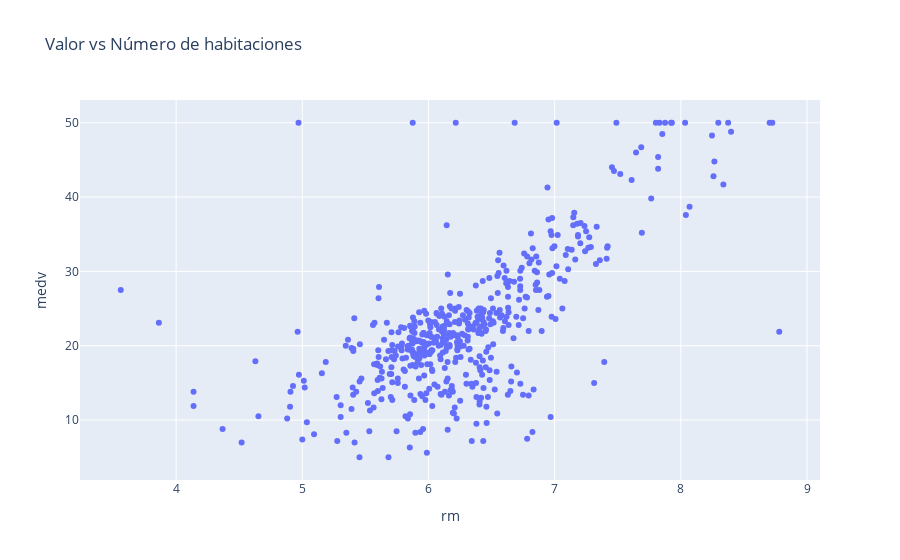

Notebook source saved alongside this figure:
### Code cell
# Dispersion simple
px.scatter(df, x='rm', y='medv', title='Valor vs Número de habitaciones').show()

### Figure 1 — Plotly figure (JSON) as saved in the notebook; plotly's stock layout.template omitted (floating-point values rounded to 4 significant figures; data arrays with more than 128 entries replaced by an {"elided": "..."} marker saying what was removed)
{"data": [{"hovertemplate": "rm=%{x}<br>medv=%{y}<extra></extra>", "legendgroup": "", "marker": {"color": "#636efa", "symbol": "circle"}, "mode": "markers", "name": "", "orientation": "v", "showlegend": false, "type": "scatter", "x": {"elided": "506 float values"}, "xaxis": "x", "y": {"elided": "506 float values"}, "yaxis": "y"}], "layout": {"legend": {"tracegroupgap": 0}, "title": {"text": "Valor vs Número de habitaciones"}, "xaxis": {"anchor": "y", "domain": [0, 1], "title": {"text": "rm"}}, "yaxis": {"anchor": "x", "domain": [0, 1], "title": {"text": "medv"}}}}
